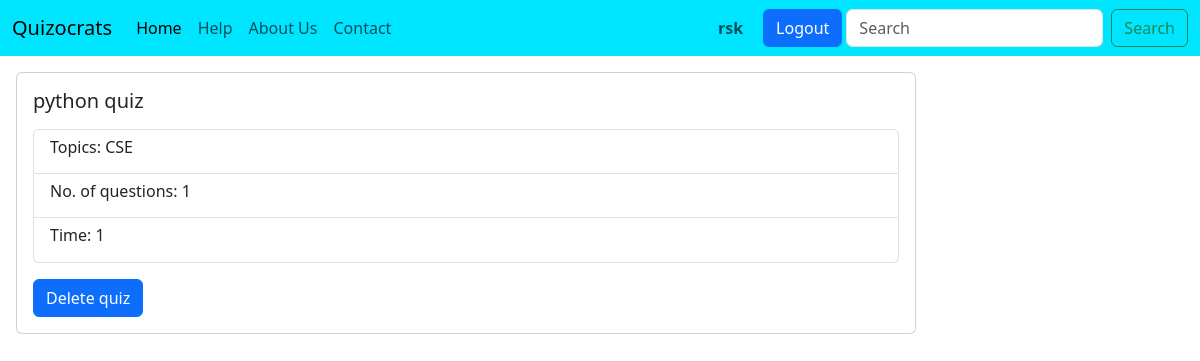
Page /existquiz (signed in) on the committed database.
### quizocrats/models.py (models this page shows)
class quizzes(models.Model):
    quiz_name=models.CharField(max_length=50)
    topics=models.TextField()
    questions=models.IntegerField()
    time=models.IntegerField()

### quizocrats/views.py (the view)
# urls.py: path('existquiz',views.quizexisting,name='quizzes_existing'),
def quizexisting(request):
  active_quizzes=quizzes.objects.all()
  context={
    'actqui':active_quizzes
  }
  return render(request,'quizzesexisting.html',context)

### quizocrats/templates/quizzesexisting.html (shortened to what this page needs)
<!doctype html>
<html lang="en">
  <head>
    <link href="https://cdn.jsdelivr.net/npm/bootstrap@5.3.0/dist/css/bootstrap.min.css" rel="stylesheet">
  </head>
  <body>
    {% include 'base2.html' %}
    {% for x in actqui %}
    <div class="card w-75 m-3">
        <div class="card-body">
          <h5 class="card-title">{{x.quiz_name}}</h5>
          <p class="card-text">
            <ul class="list-group">
                <li class="list-group-item"><h6>Topics: {{x.topics}}</h6></li>
                <li class="list-group-item"><h6>No. of questions: {{x.questions}}</h6></li>
                <li class="list-group-item"><h6>Time: {{x.time}}</h6></li>
              </ul>
          </p>
          <a href="delete/{{x.quiz_name}}" class="btn btn-primary">Delete quiz</a>
        </div>
    </div>
    {% endfor %}
  </body>
</html>

### quizocrats/templates/base2.html (shortened to what this page needs)
<!doctype html>
<html lang="en">
<head>
    <link href="https://cdn.jsdelivr.net/npm/bootstrap@5.3.0/dist/css/bootstrap.min.css" rel="stylesheet"
>
</head>
<body>
    <nav class="navbar navbar-expand-lg" style="background-color: rgb(0, 229, 255);">
        <div class="container-fluid">
            <a class="navbar-brand" href="/home">Quizocrats</a>
            <div class="collapse navbar-collapse" id="navbarSupportedContent">
                <ul class="navbar-nav me-auto mb-2 mb-lg-0">
                    <li class="nav-item">
                        <a class="nav-link active" aria-current="page" href="/home">Home</a>
                    </li>
                    <li class="nav-item">
                        <a class="nav-link" href="/help">Help</a>
                    </li>
                    <li class="nav-item">
                        <a class="nav-link" href="/aboutus">About Us</a>
                    </li>
                    <li class="nav-item">
                        <a class="nav-link" href="/contact">Contact</a>
                    </li>
                </ul>
                <span class="navbar-text mx-3">
                    <strong>{{request.user}}</strong>
                </span>
                <a class="btn btn-primary mx-1" href="logout" role="button">Logout</a>
                <form class="d-flex" role="search">
                    <input class="form-control me-2" type="search" placeholder="Search" aria-label="Search">
                    <button class="btn btn-outline-success" type="submit">Search</button>
                </form>
            </div>
        </div>
    </nav>
</body>
</html>

### quizocrats/templates/base2.html (style rules this page uses)
.nav-item { transition: all 0.2s; border-radius: 3px; }

### rows in the picture
quizzes: quiz_name "python quiz", topics "CSE", questions "1", time "1"

### other values in the picture
{{ request.user }} "rsk"
